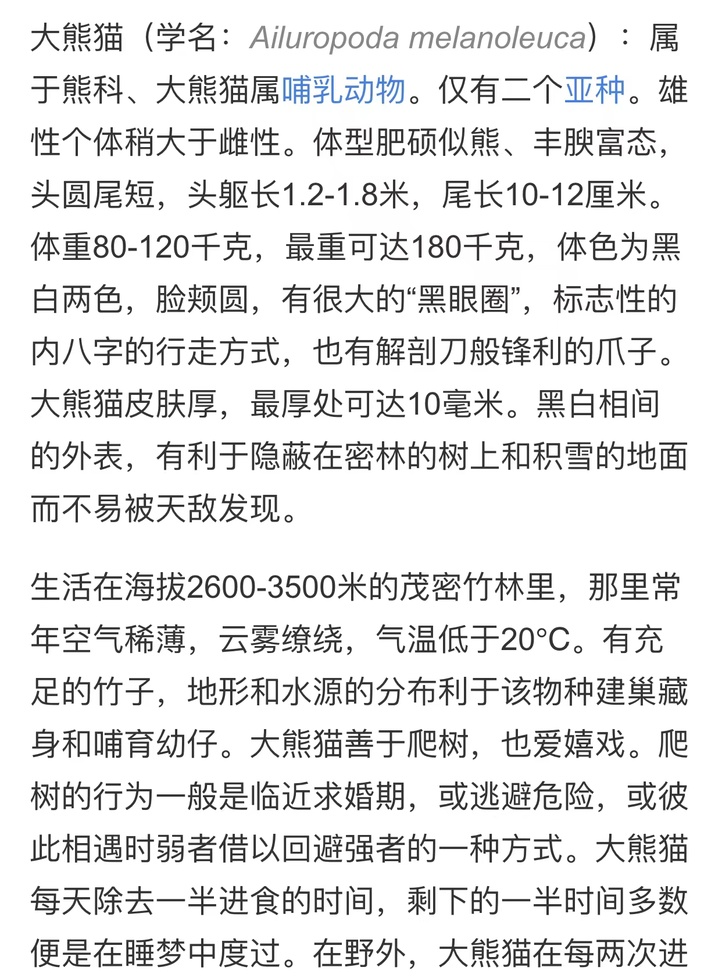
#> input picture test1.jpeg, 722 x 978 px, shrunk from 1242 x 1682 before the run
$ python pyChineseocr.py
#> lines starting #> are read from the running program, lines starting #| are printed output that depends on the picture; after the words box and inside, x2 and y2 are one past the last pixel; in counts of white or black regions, pixels touching at a corner belong together
#> the answer given: test1.jpeg
import pytesseract
from PIL import Image
import numpy as np
import os

#需要提前安装 pytesseract， pip install pytesseract
# Mac安装Tesseract库使用brew install  tesseract
# 下载中文tesseract ocr中文数据集 https://gitcode.net/mirrors/tesseract-ocr/tessdata/-/blob/master/chi_sim.traineddata）

print("******************************\n"
      "输入图片路径开始识别，输入0退出程序\n"
      "******************************\n")
#ocr识别方法
def pyChineseocr(url):

#> called with url = 'test1.jpeg'
    try:

        # 读入图像
        img = Image.open(url)
#> img is the input picture: PIL image 722x978 RGB; mean R, G, B 229.1, 229.2, 229.4
    except Exception as e:
        return "null"
    finally:
        # 转换成灰度图像
        img_grey = img.convert('L')

        # 转换成numpy数组
        img_arr = np.array(img_grey)

        # 设置阈值将图片二值化
        threshold = np.mean(img_arr) * 0.65
#> threshold = 149
        img_binary = np.where(img_arr > threshold, 255, 0)
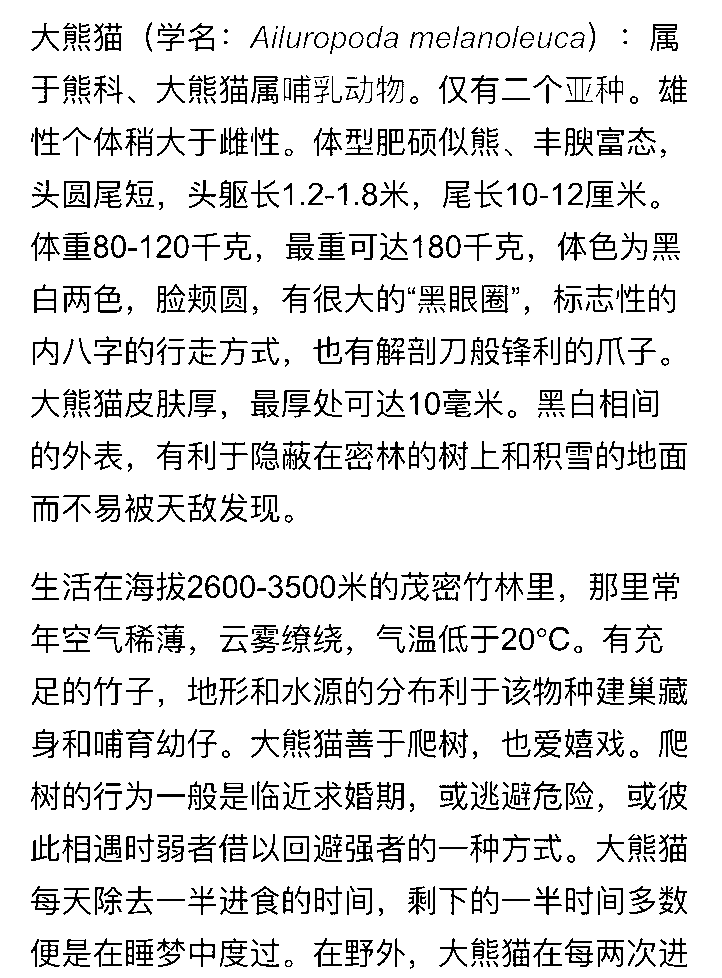
#> img_binary: shape (978, 722) int64; 88.2% white; black in thin lines or dots, all inside (x1, y1, x2, y2) = (31, 22, 687, 969)

        # 转换成PIL图像
        img_result = Image.fromarray(np.uint8(img_binary))

        # 调用Tesseract库进行OCR识别（
        # 中文识别
#> (the run stopped early here; a loop or call above may not have finished)
